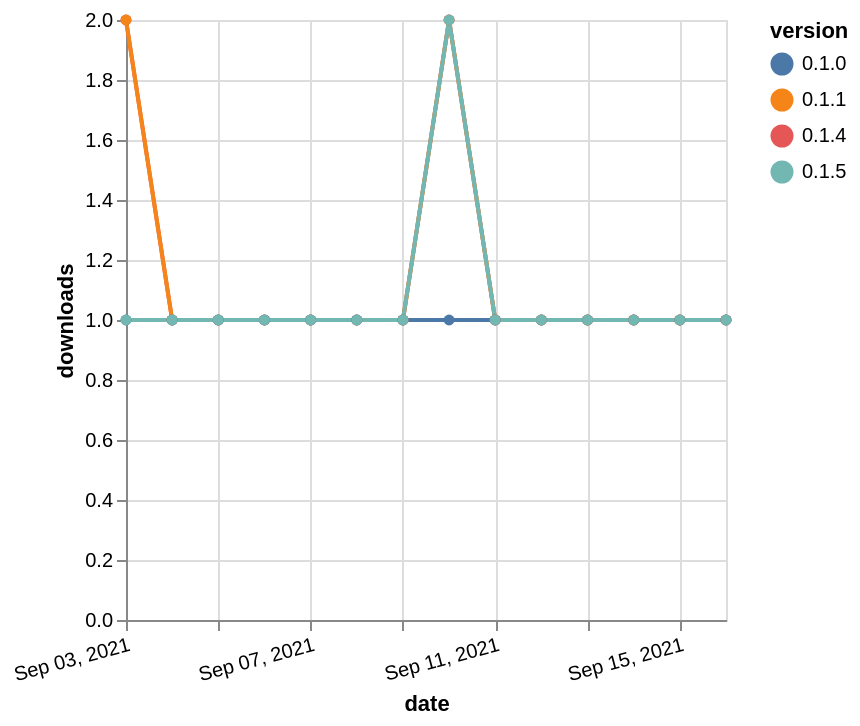

Source (Vega-Lite JSON):
### Vega-Lite specification from a JSON file in a GitHub repository (floating-point values rounded to 4 significant figures)
{"$schema": "https://vega.github.io/schema/vega-lite/v5.json", "description": "A simple bar chart with embedded data.", "data": {"values": [{"date": "2021-09-03", "total": 124, "delta": 2, "version": "0.1.4"}, {"date": "2021-09-04", "total": 125, "delta": 1, "version": "0.1.4"}, {"date": "2021-09-05", "total": 126, "delta": 1, "version": "0.1.4"}, {"date": "2021-09-06", "total": 127, "delta": 1, "version": "0.1.4"}, {"date": "2021-09-07", "total": 128, "delta": 1, "version": "0.1.4"}, {"date": "2021-09-08", "total": 129, "delta": 1, "version": "0.1.4"}, {"date": "2021-09-09", "total": 130, "delta": 1, "version": "0.1.4"}, {"date": "2021-09-10", "total": 132, "delta": 2, "version": "0.1.4"}, {"date": "2021-09-11", "total": 133, "delta": 1, "version": "0.1.4"}, {"date": "2021-09-12", "total": 134, "delta": 1, "version": "0.1.4"}, {"date": "2021-09-13", "total": 135, "delta": 1, "version": "0.1.4"}, {"date": "2021-09-14", "total": 136, "delta": 1, "version": "0.1.4"}, {"date": "2021-09-15", "total": 137, "delta": 1, "version": "0.1.4"}, {"date": "2021-09-16", "total": 138, "delta": 1, "version": "0.1.4"}, {"date": "2021-09-03", "total": 130, "delta": 2, "version": "0.1.1"}, {"date": "2021-09-04", "total": 131, "delta": 1, "version": "0.1.1"}, {"date": "2021-09-05", "total": 132, "delta": 1, "version": "0.1.1"}, {"date": "2021-09-06", "total": 133, "delta": 1, "version": "0.1.1"}, {"date": "2021-09-07", "total": 134, "delta": 1, "version": "0.1.1"}, {"date": "2021-09-08", "total": 135, "delta": 1, "version": "0.1.1"}, {"date": "2021-09-09", "total": 136, "delta": 1, "version": "0.1.1"}, {"date": "2021-09-10", "total": 138, "delta": 2, "version": "0.1.1"}, {"date": "2021-09-11", "total": 139, "delta": 1, "version": "0.1.1"}, {"date": "2021-09-12", "total": 140, "delta": 1, "version": "0.1.1"}, {"date": "2021-09-13", "total": 141, "delta": 1, "version": "0.1.1"}, {"date": "2021-09-14", "total": 142, "delta": 1, "version": "0.1.1"}, {"date": "2021-09-15", "total": 143, "delta": 1, "version": "0.1.1"}, {"date": "2021-09-16", "total": 144, "delta": 1, "version": "0.1.1"}, {"date": "2021-09-03", "total": 121, "delta": 1, "version": "0.1.0"}, {"date": "2021-09-04", "total": 122, "delta": 1, "version": "0.1.0"}, {"date": "2021-09-05", "total": 123, "delta": 1, "version": "0.1.0"}, {"date": "2021-09-06", "total": 124, "delta": 1, "version": "0.1.0"}, {"date": "2021-09-07", "total": 125, "delta": 1, "version": "0.1.0"}, {"date": "2021-09-08", "total": 126, "delta": 1, "version": "0.1.0"}, {"date": "2021-09-09", "total": 127, "delta": 1, "version": "0.1.0"}, {"date": "2021-09-10", "total": 128, "delta": 1, "version": "0.1.0"}, {"date": "2021-09-11", "total": 129, "delta": 1, "version": "0.1.0"}, {"date": "2021-09-12", "total": 130, "delta": 1, "version": "0.1.0"}, {"date": "2021-09-13", "total": 131, "delta": 1, "version": "0.1.0"}, {"date": "2021-09-14", "total": 132, "delta": 1, "version": "0.1.0"}, {"date": "2021-09-15", "total": 133, "delta": 1, "version": "0.1.0"}, {"date": "2021-09-16", "total": 134, "delta": 1, "version": "0.1.0"}, {"date": "2021-09-03", "total": 131, "delta": 1, "version": "0.1.5"}, {"date": "2021-09-04", "total": 132, "delta": 1, "version": "0.1.5"}, {"date": "2021-09-05", "total": 133, "delta": 1, "version": "0.1.5"}, {"date": "2021-09-06", "total": 134, "delta": 1, "version": "0.1.5"}, {"date": "2021-09-07", "total": 135, "delta": 1, "version": "0.1.5"}, {"date": "2021-09-08", "total": 136, "delta": 1, "version": "0.1.5"}, {"date": "2021-09-09", "total": 137, "delta": 1, "version": "0.1.5"}, {"date": "2021-09-10", "total": 139, "delta": 2, "version": "0.1.5"}, {"date": "2021-09-11", "total": 140, "delta": 1, "version": "0.1.5"}, {"date": "2021-09-12", "total": 141, "delta": 1, "version": "0.1.5"}, {"date": "2021-09-13", "total": 142, "delta": 1, "version": "0.1.5"}, {"date": "2021-09-14", "total": 143, "delta": 1, "version": "0.1.5"}, {"date": "2021-09-15", "total": 144, "delta": 1, "version": "0.1.5"}, {"date": "2021-09-16", "total": 145, "delta": 1, "version": "0.1.5"}]}, "width": "container", "mark": {"type": "line", "point": {"filled": true}}, "encoding": {"x": {"field": "date", "type": "temporal", "timeUnit": "yearmonthdate", "title": "date", "axis": {"labelAngle": -15}}, "y": {"field": "delta", "type": "quantitative", "title": "downloads"}, "color": {"field": "version", "type": "nominal"}, "tooltip": {"field": "delta"}}}
